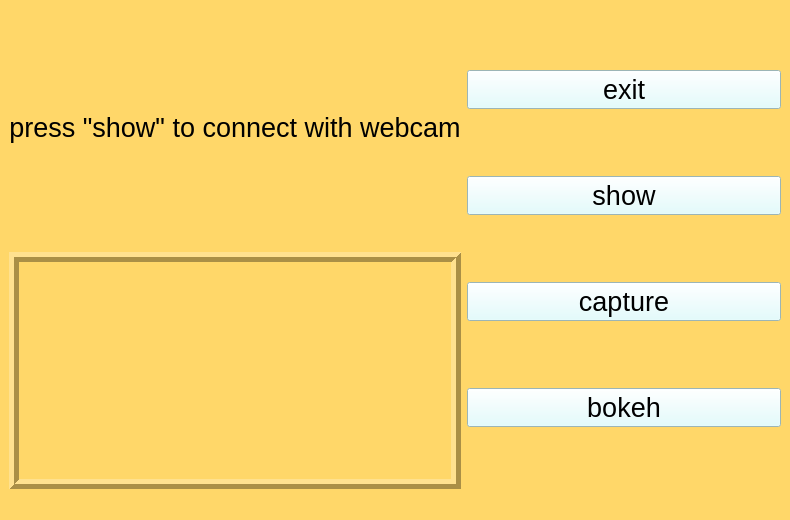
<?xml version="1.0" encoding="UTF-8"?>
<ui version="4.0">
 <class>MainWindow</class>
 <widget class="QMainWindow" name="MainWindow">
  <property name="geometry">
   <rect>
    <x>0</x>
    <y>0</y>
    <width>790</width>
    <height>520</height>
   </rect>
  </property>
  <property name="windowTitle">
   <string>MainWindow</string>
  </property>
  <property name="styleSheet">
   <string notr="true">background-color: rgb(255, 215, 105)</string>
  </property>
  <widget class="QWidget" name="centralwidget">
   <layout class="QHBoxLayout" name="horizontalLayout" stretch="0,0">
    <item>
     <layout class="QVBoxLayout" name="verticalLayout_2" stretch="0,0">
      <item>
       <widget class="QLabel" name="text">
        <property name="maximumSize">
         <size>
          <width>656</width>
          <height>16777215</height>
         </size>
        </property>
        <property name="font">
         <font>
          <family>Microsoft YaHei UI</family>
          <pointsize>20</pointsize>
         </font>
        </property>
        <property name="focusPolicy">
         <enum>Qt::NoFocus</enum>
        </property>
        <property name="contextMenuPolicy">
         <enum>Qt::NoContextMenu</enum>
        </property>
        <property name="layoutDirection">
         <enum>Qt::LeftToRight</enum>
        </property>
        <property name="styleSheet">
         <string notr="true">color: rgb(0, 0, 0)</string>
        </property>
        <property name="text">
         <string>press &quot;show&quot; to connect with webcam</string>
        </property>
        <property name="alignment">
         <set>Qt::AlignCenter</set>
        </property>
       </widget>
      </item>
      <item>
       <widget class="QLabel" name="imgLabel">
        <property name="styleSheet">
         <string notr="true">border-image: url(:/newPrefix/1.jpg)</string>
        </property>
        <property name="frameShape">
         <enum>QFrame::Box</enum>
        </property>
        <property name="frameShadow">
         <enum>QFrame::Raised</enum>
        </property>
        <property name="lineWidth">
         <number>5</number>
        </property>
        <property name="text">
         <string/>
        </property>
       </widget>
      </item>
     </layout>
    </item>
    <item>
     <layout class="QVBoxLayout" name="verticalLayout">
      <item>
       <widget class="QPushButton" name="exit">
        <property name="font">
         <font>
          <family>Microsoft YaHei UI</family>
          <pointsize>20</pointsize>
         </font>
        </property>
        <property name="styleSheet">
         <string notr="true">background-color: rgb(219, 254, 255)</string>
        </property>
        <property name="text">
         <string>exit</string>
        </property>
       </widget>
      </item>
      <item>
       <widget class="QPushButton" name="show">
        <property name="font">
         <font>
          <family>Microsoft YaHei UI</family>
          <pointsize>20</pointsize>
         </font>
        </property>
        <property name="styleSheet">
         <string notr="true">background-color: rgb(219, 254, 255)</string>
        </property>
        <property name="text">
         <string>show</string>
        </property>
       </widget>
      </item>
      <item>
       <widget class="QPushButton" name="capture">
        <property name="font">
         <font>
          <family>Microsoft YaHei UI</family>
          <pointsize>20</pointsize>
         </font>
        </property>
        <property name="styleSheet">
         <string notr="true">background-color: rgb(219, 254, 255)</string>
        </property>
        <property name="text">
         <string>capture</string>
        </property>
       </widget>
      </item>
      <item>
       <widget class="QPushButton" name="bokeh">
        <property name="font">
         <font>
          <family>Microsoft YaHei UI</family>
          <pointsize>20</pointsize>
         </font>
        </property>
        <property name="styleSheet">
         <string notr="true">background-color: rgb(219, 254, 255)</string>
        </property>
        <property name="text">
         <string>bokeh</string>
        </property>
       </widget>
      </item>
     </layout>
    </item>
   </layout>
  </widget>
  <widget class="QMenuBar" name="menubar">
   <property name="geometry">
    <rect>
     <x>0</x>
     <y>0</y>
     <width>790</width>
     <height>21</height>
    </rect>
   </property>
  </widget>
  <widget class="QStatusBar" name="statusbar"/>
 </widget>
 <resources/>
 <connections/>
</ui>
